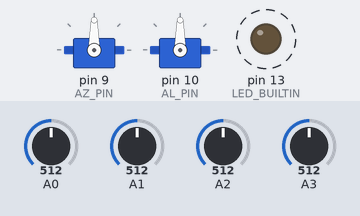
Bench run of a sketch on a simulated Arduino Uno, built with avr-gcc and run on an emulated ATmega328P. Shown: 2 × servo, output pins drawn as LEDs (lit = HIGH). Dashed ring = blinking. The inputs (shaded band) are chosen by the test bench; at power-on: A0 = 512, A1 = 512, A2 = 512, A3 = 512. What the sketch prints to the serial monitor is not drawn.

Above: at 4.2 s.
4.3 s: A0 set to 529
At 4.75 s:
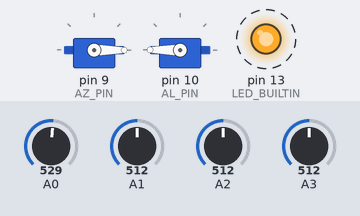
7.3 s: A1 set to 547
At 8.9 s:
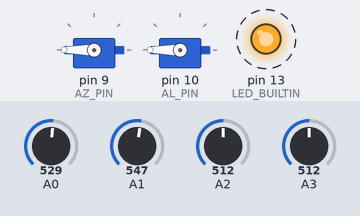
10.3 s: A2 set to 30
At 10.67 s:
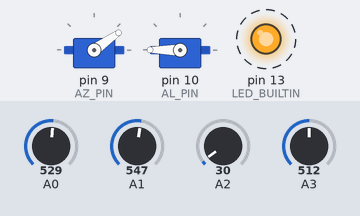
Timing chart, 0 to 19.3 s (numbered marks = the images above; inputs shaded):
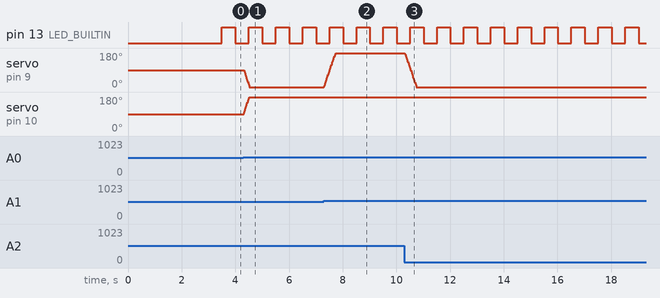

The sketch:

solar-tracker.ino
```cpp
#include <Servo.h>
#include <arduino-timer.h>
#include <SPI.h>
#include <SD.h>

#define AZ_PIN 9
#define AL_PIN 10
// Working tracker
// Function prototypes
int average(int val_1, int val_2);
void logData(float dataToWrite);
int servoWrite(int step, char motor);

Servo AzimuthServo;
Servo AltitudeServo;

auto timer = timer_create_default();

const int chipSelect = 4;
int g_val;    // variable to read the value from the analog pin
unsigned long g_systick = 0;
const long beat = 1000;
int g_az_val = 90;
int g_alt_val =  90;

// heartbeat ISR
bool heartbeat(void *){
  digitalWrite(LED_BUILTIN, !digitalRead(LED_BUILTIN)); // toggle the LED
  return true; // repeat? true
}

void setup() {
  delay(3000);
  Serial.begin(115200);
  AzimuthServo.attach(AZ_PIN);  // attaches the servo on pin 9 to the Servo object
  AltitudeServo.attach(AL_PIN);
  pinMode(LED_BUILTIN, OUTPUT);
  timer.every(500, heartbeat); // schedule timer to tick every 1000ms

  // see if the card is present and can be initialised
  /*if(!SD.begin(chipSelect)){
    Serial.println("Card failed, or not present.");
    while(1);
  }
  Serial.println("Card intialised.");*/
}

void loop() {

  int photoResQ1 = analogRead(A0);
  int photoResQ2 = analogRead(A1);
  int photoResQ3 = analogRead(A2);
  int photoResQ4 = analogRead(A3);

  // azimuth pair
  Serial.println(average(photoResQ2,photoResQ3));
  Serial.println(average(photoResQ1,photoResQ4));
    if(average(photoResQ2,photoResQ3) > average(photoResQ1,photoResQ4)){

      if (g_az_val<180){
        g_az_val++;
      }
    }
    else if (average(photoResQ2,photoResQ3) < average(photoResQ1,photoResQ4)){
      if (g_az_val>0){
        g_az_val--;
      }
    }
    else
    {
      g_az_val=g_az_val;
    }
    servoWrite(g_az_val, 'z');

    // altitude pair
    if(average(photoResQ1,photoResQ2) > average(photoResQ3,photoResQ4)){
      if (g_alt_val<180){
        g_alt_val++;
      }
    }
    else if (average(photoResQ1,photoResQ2) < average(photoResQ3,photoResQ4)){
      if (g_alt_val>0){
        g_alt_val--;
      }
    }
    else
    {
      g_alt_val=g_alt_val;
    }
    servoWrite(g_alt_val, 'l');
  timer.tick();
}
```

average.ino
```cpp
/* calculates the average of two ints and returns the average as an int*/

int average(int val_1, int val_2){
  int avg = (val_1 + val_2)/2;
  return avg;
}
```

logData.ino
```cpp
/* Logs float data to a SD card */
void logData(float dataToWrite){
  String dataString = "";

  dataString = String(dataToWrite);

  //open file
  File dataFile = SD.open("logfile.txt", FILE_WRITE);

  // if the file is available, write to it:
  if (dataFile) {
    dataFile.println(dataString);
    dataFile.close();
    // print to the serial port too:
    // Serial.println(dataString);
  }
  // if the file isn't open, pop up an error:
  else {
    Serial.println("Error opening logfile.txt.");
  }
}
```

servoWrite.ino
```cpp
/* Writes PWM values to the azimuth or altitude servo motor depending on a char argument */
int servoWrite(int step, char motor){
  unsigned long currentMillis = millis();
  const int interval = 5;
    if ((motor == 'z')){
      AzimuthServo.write(step);
      Serial.print("az- ");
      Serial.println(step);
      if ((currentMillis - g_systick >= interval)){
        g_systick = currentMillis;
        AzimuthServo.write(step);
      }
    }
    else if((motor == 'l')){
      AltitudeServo.write(step);
      Serial.print("al - ");
      Serial.println(step);
      if ((currentMillis - g_systick >= interval)){
        g_systick = currentMillis;
        AltitudeServo.write(step);
      }
    }
    else{
      //code should never reach this point
      Serial.println("ERROR: servoWrite reached impossible else statement");
      //logData("Error: servoWrite reached impossible else statement");
    }
  }
```

Measured:
- the behaviour switches between 513 and 514 on A0 (found by bisection; images 0 and 1)
- the behaviour switches between 529 and 530 on A1 (found by bisection; images 1 and 2)
- after the input at 4.3 s, servo on pin 9 (AZ_PIN): moves from 90° to 0° over 0.21 s, starting at once; servo on pin 10 (AL_PIN): moves from 90° to 180° over 0.21 s, starting at once
- after the input at 7.3 s, servo on pin 9 (AZ_PIN): moves from 0° to 180° over 0.43 s, starting at once
- after the input at 10.3 s, servo on pin 9 (AZ_PIN): moves from 180° to 0° over 0.43 s, starting at once
- by itself, pin 13 (LED_BUILTIN): alternates HIGH for 0.50 s and LOW for 0.50 s
